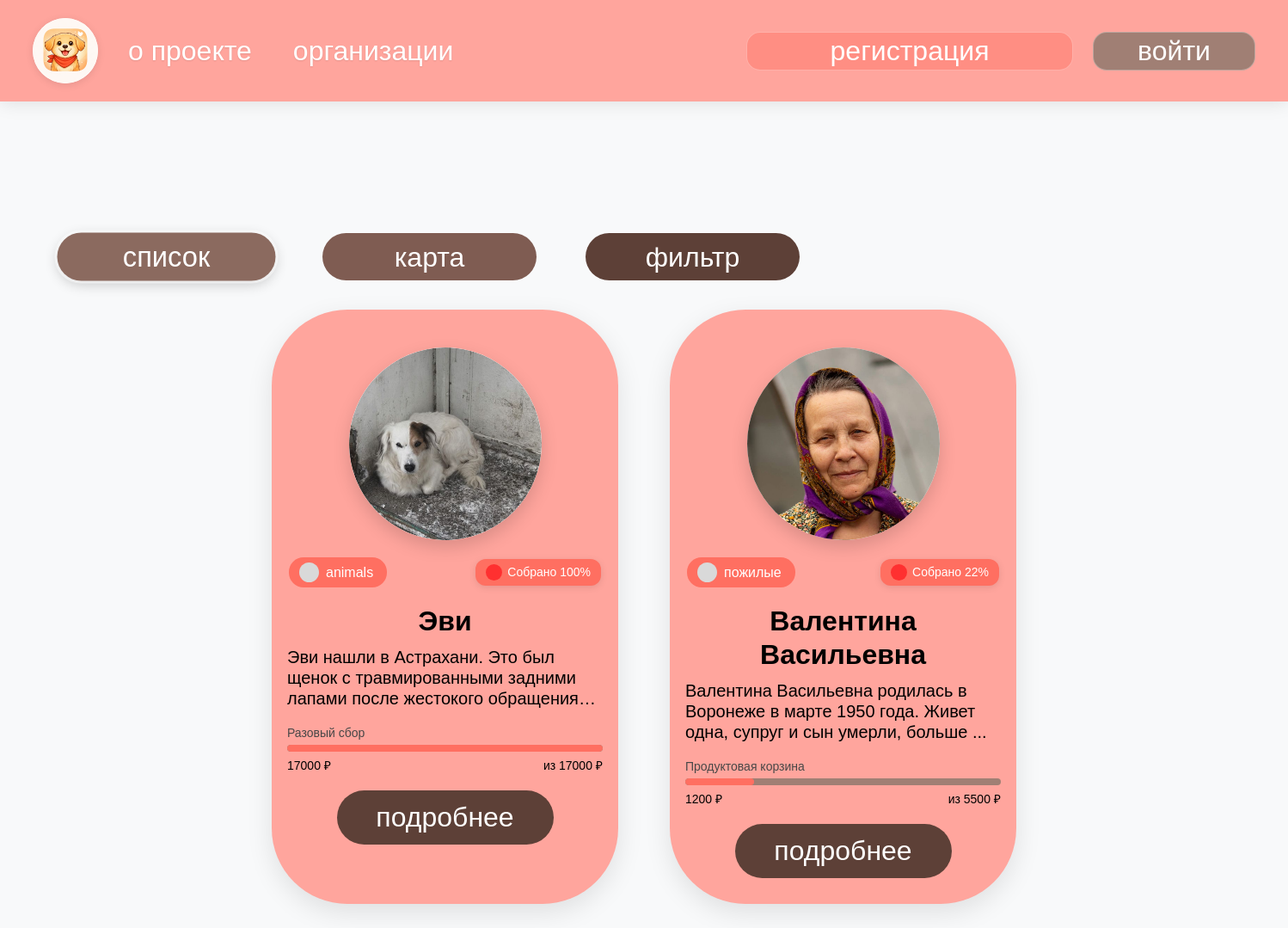
The page /needies on the database as committed earlier.
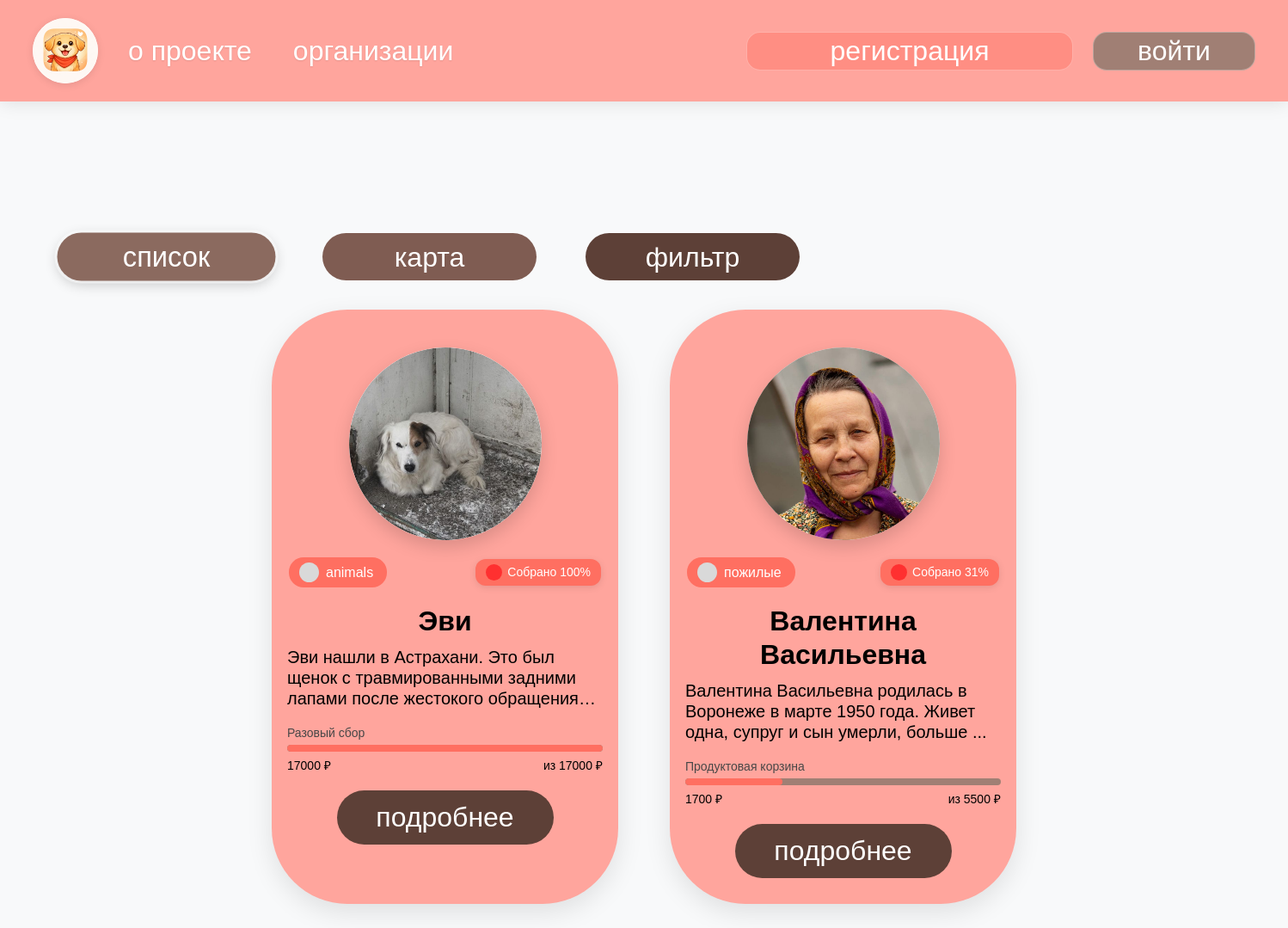
The same page on the database as committed later.
### tables this page shows
CREATE TABLE needies (id INTEGER PRIMARY KEY AUTOINCREMENT UNIQUE NOT NULL, name TEXT NOT NULL, tag TEXT NOT NULL, photo TEXT NOT NULL, description TEXT, address TEXT, funds_collected REAL DEFAULT 0 NOT NULL, help_info TEXT NOT NULL, lat TEXT, lng TEXT, created_by INTEGER REFERENCES users (id), created_at TEXT, is_active INTEGER DEFAULT (1), urgency_level INTEGER DEFAULT (2), status TEXT DEFAULT pending, organization_id INTEGER REFERENCES users (id), goal INTEGER, collection_status TEXT DEFAULT "active", completed_date TEXT, last_reset_date TEXT, reset_day INTEGER DEFAULT 1, report_created INTEGER DEFAULT 0, report_id INTEGER);

### app.py (the view, shortened to what this page needs)
@app.route('/needies')
def needies_list():
    view = request.args.get('view', 'list')
    with sqlite3.connect(DB_NAME) as conn:
        c = conn.cursor()
        c.execute('''SELECT id, name, tag, photo, description, address, lat, lng, urgency_level, funds_collected, goal, help_info
                     FROM needies
                     WHERE status = "approved" AND is_active = 1
                     ORDER BY urgency_level ASC, created_at DESC''')
        needies = c.fetchall()
        return render_template('needies_list.html', needies=needies)

### templates/needies_list.html (shortened to what this page needs)
{% extends "layout.html" %}
{% block content %}
<div class="needies-page">
    <div class="needies-container">
        <div class="filters-bar">
            <button class="filter-btn filter-list active" onclick="switchView('list')">список</button>
            <button class="filter-btn filter-map" onclick="switchView('map')">карта</button>
            <button class="filter-btn filter-filter" data-bs-toggle="modal" data-bs-target="#filterModal">фильтр</button>
        </div>
        <div id="listView">
            <div class="cards-grid" id="cardsGrid">
                {% for needy in needies %}
                <div class="needy-card" data-category="{{ needy[2] }}" data-urgency="{{ needy[8] }}">
                    <div class="card-photo">
                        {% if needy[3] %}
                            <img src="/{{ needy[3] }}" alt="{{ needy[1] }}">
                        {% else %}
                            <img src="https://via.placeholder.com/224x224?text=Фото" alt="Нет фото">
                        {% endif %}
                    </div>
                    <div class="card-header-row">
                        <div class="card-tag">
                            <span class="tag-icon"></span>
                            <span class="tag-text">{{ needy[2] }}</span>
                        </div>
                        {% set progress = ((needy[9] / needy[10]) * 100) if needy[10] and needy[10] > 0 else 0 %}
                        {% if progress > 0 %}
                        <div class="collected-badge">
                            <span class="badge-dot"></span>
                            Собрано {{ "%.0f"|format(progress) }}%
                        </div>
                        {% endif %}
                    </div>
                    <div class="card-name">{{ needy[1] }}</div>
                    <div class="card-description">{{ needy[4][:100] }}{% if needy[4]|length > 100 %}...{% endif %}</div>
                    <div class="collection-type">
                        {{ needy[11] }}
                    </div>
                    <div class="progress-wrapper">
                        <div class="progress-bg">
                            <div class="progress-fill" style="width: {{ ((needy[9] / needy[10]) * 100) if needy[10] and needy[10] > 0 else 0 }}%;"></div>
                        </div>
                    </div>
                    <div class="funds-row">
                        <span class="collected">{{ needy[9]|int if needy[9] else 0 }} ₽</span>
                        <span class="goal">из {{ needy[10]|int if needy[10] else 0 }} ₽</span>
                    </div>
                    <a href="{{ url_for('needy_profile', id=needy[0]) }}" class="card-button">подробнее</a>
                </div>
                {% endfor %}
            </div>
        </div>
    </div>
</div>
{% endblock %}

### templates/layout.html (shortened to what this page needs)
<!DOCTYPE html>
<html lang="ru">
<head>
    <link rel="stylesheet" href="https://cdn.jsdelivr.net/npm/bootstrap@5.3.0/dist/css/bootstrap.min.css">
    <link rel="stylesheet" href="{{ url_for('static', filename='style.css') }}">
    <link rel="stylesheet" href="https://unpkg.com/leaflet@1.9.4/dist/leaflet.css" />
</head>
<body>
    <header class="custom-header" id="mainHeader">
        <div class="logo-area">
            <div class="logo">
                <img src="{{ url_for('static', filename='logo.png') }}" alt="Logo" onerror="this.src='https://via.placeholder.com/76'">
            </div>
            <div class="nav-links">
                <a href="/#about">о проекте</a>
                <a href="/#organizations">организации</a>
            </div>
        </div>
        <div class="auth-buttons">
            {% if 'user_id' in session %}
                {% with user_role = session.get('user_role') %}
                    <a href="/dashboard" class="btn-register btn-profile">Профиль</a>
                    <a href="/needies" class="btn-register btn-profile">Нуждающиеся</a>
                    {% if user_role == 'admin' %}
                        <a href="/admin/users" class="btn-register btn-profile">Админ</a>
                    {% endif %}
                    {% if user_role == 'organization' or user_role == 'admin' %}
                        <a href="/add_needy" class="btn-register btn-profile">+ Добавить</a>
                    {% endif %}
                    <a href="/logout" class="btn-login">Выход</a>
                {% endwith %}
            {% else %}
                <a href="/choose-role" class="btn-login">регистрация</a>
                <a href="/login" class="btn-register">войти</a>
            {% endif %}
        </div>
    </header>
    <div class="main-content">
        {% block content %}{% endblock %}
    </div>
</body>
</html>

### static/style.css (style rules this page uses)
body { padding-top: 60px; background-color: #f8f9fa; font-family: 'Segoe UI', Tahoma, Geneva, Verdana, sans-serif; }

Rows that differ between the two databases and show on the page:
changed needies "Валентина Васильевна": progress "22" → "31"; funds_collected "1200" → "1700"
